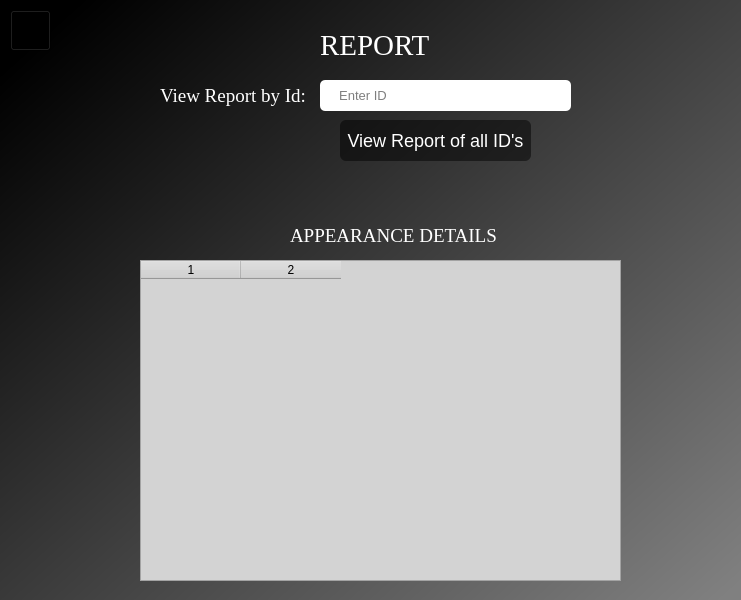
<?xml version="1.0" encoding="UTF-8"?>
<ui version="4.0">
 <class>MainWindow</class>
 <widget class="QMainWindow" name="MainWindow">
  <property name="geometry">
   <rect>
    <x>0</x>
    <y>0</y>
    <width>741</width>
    <height>600</height>
   </rect>
  </property>
  <property name="windowTitle">
   <string>MainWindow</string>
  </property>
  <property name="styleSheet">
   <string notr="true">background-color:qlineargradient(spread:pad, x1:0.0191, y1:0.101636, x2:0.991379, y2:0.977, stop:0 black, stop:1 gray);</string>
  </property>
  <widget class="QWidget" name="centralwidget">
   <widget class="QLabel" name="label">
    <property name="geometry">
     <rect>
      <x>320</x>
      <y>20</y>
      <width>111</width>
      <height>51</height>
     </rect>
    </property>
    <property name="font">
     <font>
      <family>Times New Roman</family>
      <pointsize>22</pointsize>
     </font>
    </property>
    <property name="styleSheet">
     <string notr="true">color: white;
background: transparent</string>
    </property>
    <property name="text">
     <string>REPORT</string>
    </property>
   </widget>
   <widget class="QLabel" name="label_2">
    <property name="geometry">
     <rect>
      <x>290</x>
      <y>210</y>
      <width>211</width>
      <height>51</height>
     </rect>
    </property>
    <property name="font">
     <font>
      <family>Times New Roman</family>
      <pointsize>14</pointsize>
     </font>
    </property>
    <property name="styleSheet">
     <string notr="true">color: white;
background: transparent</string>
    </property>
    <property name="text">
     <string>APPEARANCE DETAILS</string>
    </property>
   </widget>
   <widget class="QLabel" name="label_3">
    <property name="geometry">
     <rect>
      <x>160</x>
      <y>80</y>
      <width>151</width>
      <height>31</height>
     </rect>
    </property>
    <property name="font">
     <font>
      <family>Times New Roman</family>
      <pointsize>14</pointsize>
     </font>
    </property>
    <property name="styleSheet">
     <string notr="true">color: white;
background: transparent</string>
    </property>
    <property name="text">
     <string>View Report by Id:</string>
    </property>
   </widget>
   <widget class="QLineEdit" name="SearchEdit2">
    <property name="geometry">
     <rect>
      <x>320</x>
      <y>80</y>
      <width>251</width>
      <height>31</height>
     </rect>
    </property>
    <property name="font">
     <font>
      <pointsize>10</pointsize>
      <italic>false</italic>
     </font>
    </property>
    <property name="styleSheet">
     <string notr="true">background-color: white;
border-radius: 5px;padding:0px 10px</string>
    </property>
    <property name="placeholderText">
     <string>  Enter ID</string>
    </property>
   </widget>
   <widget class="QPushButton" name="search_button_2">
    <property name="geometry">
     <rect>
      <x>530</x>
      <y>80</y>
      <width>31</width>
      <height>31</height>
     </rect>
    </property>
    <property name="styleSheet">
     <string notr="true">border:none;background:white</string>
    </property>
    <property name="text">
     <string/>
    </property>
    <property name="icon">
     <iconset>
      <normaloff>search.png</normaloff>search.png</iconset>
    </property>
    <property name="iconSize">
     <size>
      <width>24</width>
      <height>24</height>
     </size>
    </property>
    <property name="autoDefault">
     <bool>false</bool>
    </property>
    <property name="default">
     <bool>false</bool>
    </property>
    <property name="flat">
     <bool>false</bool>
    </property>
   </widget>
   <widget class="QTableWidget" name="tableWidget">
    <property name="geometry">
     <rect>
      <x>140</x>
      <y>260</y>
      <width>481</width>
      <height>321</height>
     </rect>
    </property>
    <property name="autoFillBackground">
     <bool>false</bool>
    </property>
    <property name="styleSheet">
     <string notr="true">background: lightgray

</string>
    </property>
    <property name="horizontalScrollBarPolicy">
     <enum>Qt::ScrollBarAlwaysOff</enum>
    </property>
    <property name="alternatingRowColors">
     <bool>false</bool>
    </property>
    <property name="columnCount">
     <number>2</number>
    </property>
    <column/>
    <column/>
   </widget>
   <widget class="QPushButton" name="rep_btn">
    <property name="geometry">
     <rect>
      <x>340</x>
      <y>120</y>
      <width>191</width>
      <height>41</height>
     </rect>
    </property>
    <property name="font">
     <font>
      <pointsize>-1</pointsize>
     </font>
    </property>
    <property name="styleSheet">
     <string notr="true">QPushButton#rep_btn{
   background-color:rgba(0,0,0,0.5);
	border-radius: 6px;
	color: white;
	font-size: 18px 
}

QPushButton#rep_btn:hover{
	background-color: qlineargradient(spread:pad, x1:0.0191, y1:0.101636, x2:0.991379, y2:0.977, stop:0 black, stop:1 gray);
	color: 'white';
}</string>
    </property>
    <property name="text">
     <string>View Report of all ID's</string>
    </property>
   </widget>
   <widget class="QLabel" name="error_2">
    <property name="geometry">
     <rect>
      <x>220</x>
      <y>179</y>
      <width>351</width>
      <height>31</height>
     </rect>
    </property>
    <property name="styleSheet">
     <string notr="true">color: red;
font-weight: 600;
background: transparent;
font-size: 14px;</string>
    </property>
    <property name="text">
     <string/>
    </property>
   </widget>
   <widget class="QPushButton" name="switch_page">
    <property name="geometry">
     <rect>
      <x>10</x>
      <y>10</y>
      <width>41</width>
      <height>41</height>
     </rect>
    </property>
    <property name="styleSheet">
     <string notr="true">background: transparent</string>
    </property>
    <property name="text">
     <string/>
    </property>
    <property name="icon">
     <iconset>
      <normaloff>previous.png</normaloff>previous.png</iconset>
    </property>
    <property name="iconSize">
     <size>
      <width>32</width>
      <height>20</height>
     </size>
    </property>
   </widget>
  </widget>
 </widget>
 <resources/>
 <connections/>
</ui>
